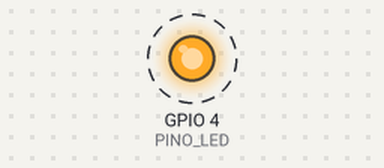
Recording of a sketch running on a simulated ESP32. Parts: output pins drawn as LEDs (lit = HIGH). Dashed ring = blinking. What the sketch prints to the serial monitor is not drawn.

Above: at 0.2 s.
Timing chart, 0 to 3.0 s (numbered marks = the images above):
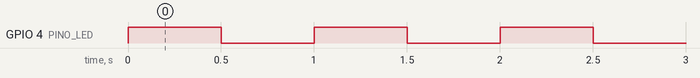

The sketch:

Pisca.ino
```cpp
const int PINO_LED = 4;   // GPIO onde o LED está ligado

void setup() {
  pinMode(PINO_LED, OUTPUT);       // configura o pino como saída
  Serial.begin(115200);
  Serial.println("Pisca iniciado");
}

void loop() {
  digitalWrite(PINO_LED, HIGH);    // 3,3 V no pino: LED aceso
  delay(500);                      // espera 500 ms
  digitalWrite(PINO_LED, LOW);     // 0 V no pino: LED apagado
  delay(500);
}
```

Measured:
- by itself, GPIO 4 (PINO_LED): alternates HIGH for 0.50 s and LOW for 0.50 s
